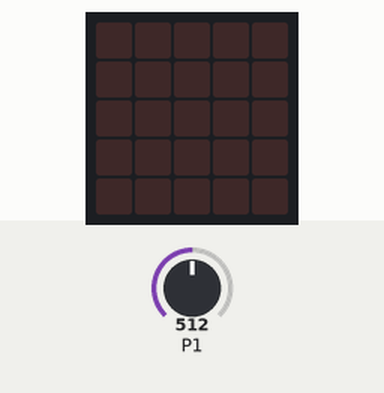
A program run on a simulated BBC micro:bit running MicroPython. Parts: the board's 5×5 LED display. The inputs (shaded band) are chosen by the test bench; at power-on: P1 = 512 (analog values on the 0–1023 scale).

Above: at 1.2 s.
1.3 s: P1 set to 598
2.8 s: P1 set to 616
At 4.0 s:
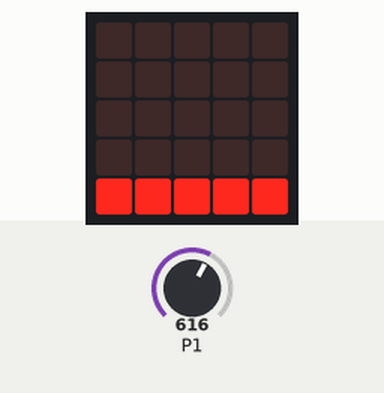
4.3 s: P1 set to 716
At 4.6 s:
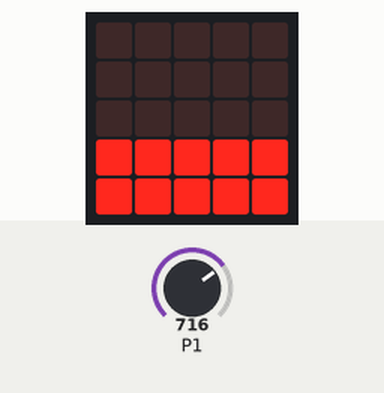
5.8 s: P1 set to 804
7.3 s: P1 set to 830
At 8.5 s:
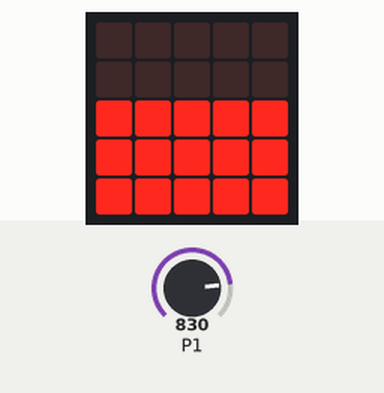
8.8 s: P1 set to 909
10.3 s: P1 set to 929
At 11.0 s:
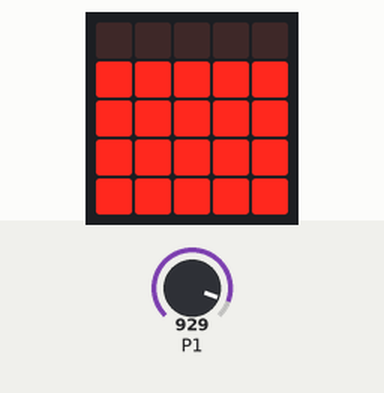
Timing chart, 0 to 12.8 s (numbered marks = the images above; inputs shaded):
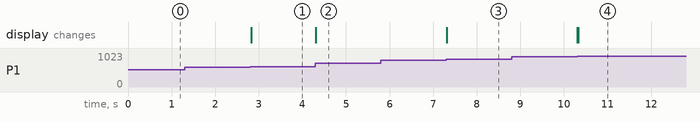

Measured:
- the behaviour switches between 604 and 605 on P1 (found by bisection; images 0 and 1)
- the behaviour switches between 813 and 814 on P1 (found by bisection; images 2 and 3)
- the behaviour switches between 918 and 919 on P1 (found by bisection; images 3 and 4)
- after the input at 1.3 s, every drawn part: stays the same
- after the input at 2.8 s, the display: changes at once (image 1)
- after the input at 4.3 s, the display: changes at once (image 2)
- after the input at 5.8 s, every drawn part: stays the same
- after the input at 7.3 s, the display: changes at once (image 3)
- after the input at 8.8 s, every drawn part: stays the same
- after the input at 10.3 s, the display: first changes at once (image 4 shows a later state)

The program:

microbit-MSGEQ7.py
```python
# Spectrum analyser for the BBC micro:bit
#
# Version 1.0 N. Kendrick 05-Jun-2016
#
# This program is designed to work with the L3K BBC micro:bit audio I/O
# board, which includes an electret microphone & amplifier circuit connected
# to an MSGEQ7 spectrum analyser chip from Mixed Signal Integration.
#
# The program controls the MSGEQ7 by initially resetting it and then
# pulsing its strobe pin to make the chip sample the audio
# frequencies within a specific band. The chip samples 7 bands before starting
# again. Each time the chip samples a frequency band, its output pin sets
# itself to a voltage proportional to the strength of the frequency sample;
# this voltage is fed to the micro:bit and displayed on one of the column
# of LEDs. Because there are only 5 columns of LEDs on the micro:bit, we
# skip over two of the MSGEQ7's sampling bands by resetting the chip after 5
# toggles of its strobe signal.
#
# The audio I/O board is connected to the micro:bit as follows:
#
# Pin 0 = MSGEQ7 Strobe
# Pin 1 = MSGEQ7 Output
# Pin 2 = MSGEQ7 Reset
#
# Also connect 3V and 0V from the micro:bit to the audio I/O board.

from microbit import *

# This value is used to adjust the scaling of the read analogue value, which
# often does not start from zero. 500 is a good start
baseVal = 500

# Start with strobe and reset lines set low and set pin 1 to input by reading it
audioSample = pin1.read_analog()
pin0.write_digital(0)
pin2.write_digital(0)

while True:

    # Reset the MSGEQ7 and wait 1mS for things to settle
    pin2.write_digital(1)
    pin2.write_digital(0)
    sleep(1)

    # Main loop - strobe the MSGEQ7 5 times and then reset it,
    # sampling the MSGEQ7 output each time and writing the value to an
    # LED column. The chip needs a reset after 5 reads because it
    # actually has 7 sample points but we only use 5; (one for each
    # LED column). LEDCol counts from 0 to 4 (up to one before the specified
    # number) - which is a Python thing.

    for LEDCol in range(5):

        # Strobe the chip and then read a value
        pin0.write_digital(1)
        pin0.write_digital(0)

        # Read the analogue value from the MSGEQ7; this will be a number
        # from 0 to 1023 which needs to be scaled for the 5 LEDs in each column.
        audioSample = pin1.read_analog()

        # Bring the analogue value into the 5 LED range...
        audioSample = audioSample - baseVal
        if audioSample < 0:
            audioSample = 0

        audioSample = int(audioSample / ((1023 - baseVal) / 5))

        # Write a bar on the LEDs in the relevant column. Note that the top
        # LED in each column is #0 and the bottom is #4.
        # There are a few ways to do what we want, for example with a loop,
        # but this is the most easy to read - we just turn on/off each LED
        # in the column...

        if audioSample > 4:
            display.set_pixel(LEDCol, 0, 9)
        else:
            display.set_pixel(LEDCol, 0, 0)

        if audioSample > 3:
            display.set_pixel(LEDCol, 1, 9)
        else:
            display.set_pixel(LEDCol, 1, 0)

        if audioSample > 2:
            display.set_pixel(LEDCol, 2, 9)
        else:
            display.set_pixel(LEDCol, 2, 0)

        if audioSample > 1:
            display.set_pixel(LEDCol, 3, 9)
        else:
            display.set_pixel(LEDCol, 3, 0)

        if audioSample > 0:
            display.set_pixel(LEDCol, 4, 9)
        else:
            display.set_pixel(LEDCol, 4, 0)

    # End of for loop
    sleep(20)
# End of while loop
```
